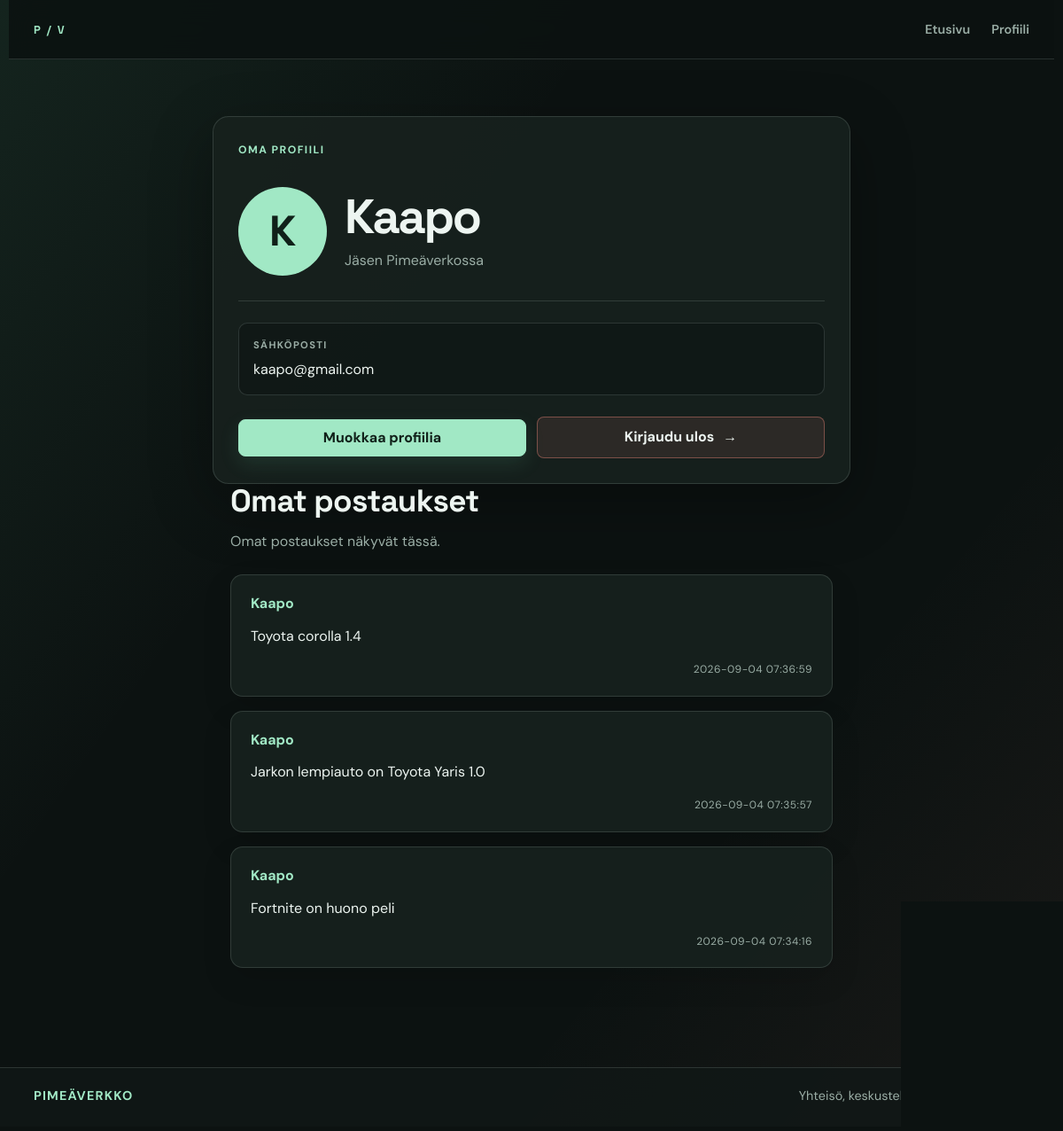
/profile.php (signed in), run on the app's committed database.
### tables this page shows
CREATE TABLE IF NOT EXISTS `user` (
  `id` int NOT NULL AUTO_INCREMENT,
  `name` varchar(128) NOT NULL,
  `email` varchar(128) NOT NULL,
  `password_hash` varchar(128) NOT NULL,
  PRIMARY KEY (`id`),
  UNIQUE KEY `email` (`email`)
);

CREATE TABLE IF NOT EXISTS `posts` (
  `id` int NOT NULL AUTO_INCREMENT,
  `group_id` int NOT NULL,
  `user_id` int NOT NULL,
  `author` varchar(50) NOT NULL,
  `content` text NOT NULL,
  `created_at` timestamp NOT NULL DEFAULT CURRENT_TIMESTAMP,
  PRIMARY KEY (`id`),
  KEY `POST_FK_user_id` (`user_id`),
  KEY `POST_FK_group_id` (`group_id`)
);

### profile.php (the view, shortened to what this page needs)
<?php
require __DIR__ . "/include/session.php";
$user_id = (int) ($_SESSION['user_id'] ?? 0);
$result = mysqli_query($conn, "SELECT id, name, email FROM `user` WHERE id = $user_id");
$user = mysqli_fetch_assoc($result);
$post_result = mysqli_query($conn, "SELECT id, author, content, created_at FROM `posts` WHERE user_id = $user_id ORDER BY created_at DESC");
?>
<!DOCTYPE html>
<html lang="fi">
<head>
    <link rel="stylesheet" href="style.css">
</head>
<body class="profile-page-body">
    <?php
    include 'include/nav.php';
    ?>
    <main class="profile-page">
        <section class="profile-card" aria-labelledby="profile-title">
            <div class="profile-card__topline">
                <span class="profile-kicker">Oma profiili</span>
            </div>
            <div class="profile-card__identity">
                <span class="account-avatar-big" aria-hidden="true">
                    <?= htmlspecialchars(strtoupper(substr($user["name"], 0, 1))) ?>
                </span>
                <div>
                    <h1 id="profile-title"><?= htmlspecialchars($user["name"], ENT_QUOTES, 'UTF-8') ?></h1>
                    <p>Jäsen Pimeäverkossa</p>
                </div>
            </div>
            <div class="profile-detail">
                <span class="profile-detail__label">Sähköposti</span>
                <span class="profile-detail__value"><?= htmlspecialchars($user["email"], ENT_QUOTES, 'UTF-8') ?></span>
            </div>
            <div class="profile-actions">
                <a class="action-button" href="edit_profile.php?id=<?php echo (int) $user['id']; ?>">
                    Muokkaa profiilia
                </a>
                <a class="logout-button" href="logout.php">
                    Kirjaudu ulos <span aria-hidden="true">&#8594;</span>
                </a>
            </div>
        </section>
        <section class="profile-posts">
            <h2>Omat postaukset</h2>
            <p>Omat postaukset näkyvät tässä.</p>
            <?php while ($post = mysqli_fetch_assoc($post_result)) { ?>
                <article class="profile-post">
                    <strong class="profile-author">
                        <?php echo htmlspecialchars($post['author'], ENT_QUOTES, 'UTF-8'); ?>
                    </strong>
                    <p><?php echo htmlspecialchars($post['content'], ENT_QUOTES, 'UTF-8'); ?></p>
                    <div class="profile-post-meta">
                        <time><?php echo htmlspecialchars($post['created_at'], ENT_QUOTES, 'UTF-8'); ?></time>
                    </div>
                </article>
            <?php } ?>
        </section>
    </main>
    <?php include 'include/footer.php'; ?>
</body>
</html>

### style.css (style rules this page uses)
:root { --ink: #edf5f1; --muted: #9aada5; --bg: #0c1211; --panel: #17211e; --panel-light: #202c28; --line: rgba(220, 241, 231, .14); --line-bright: rgba(220, 241, 231, .27); --mint: #a1e8c5; --mint-hot: #68d9a2; --coral: #ff8e82; --gold: #ffc27d; --shadow: 0 22px 70px rgba(0, 0, 0, .32); }
* { box-sizing: border-box; }
html { min-height: 100%; background: var(--bg); }
body { min-height: 100vh; margin: 0; color: var(--ink); background: linear-gradient(125deg, rgba(104, 217, 162, .09), transparent 34%), linear-gradient(310deg, rgba(255, 142, 130, .06), transparent 30%), var(--bg); font: 400 16px/1.55 'DM Sans', 'Segoe UI', sans-serif; }
body::before { position: fixed; inset: 0; z-index: -1; pointer-events: none; content: ''; opacity: .25; background-image: linear-gradient(var(--line) 1px, transparent 1px), linear-gradient(90deg, var(--line) 1px, transparent 1px); background-size: 44px 44px; mask-image: linear-gradient(to bottom, black, transparent 72%); }
.action-button { display: inline-flex; align-items: center; justify-content: center; min-height: 42px; padding: 10px 17px; color: #102019; background: var(--mint); border: 1px solid var(--mint); border-radius: 8px; box-shadow: 0 8px 22px rgba(104, 217, 162, .12); font-weight: 700; line-height: 1.2; text-decoration: none; transition: background .18s ease, border-color .18s ease, box-shadow .18s ease, transform .18s ease; }
h1, h2 { margin: 0; font-family: 'Space Grotesk', sans-serif; line-height: 1.06; }
h1 { max-width: 820px; font-size: clamp(2.8rem, 8vw, 6.2rem); letter-spacing: -.045em; }
h2 { font-size: 1.25rem; letter-spacing: -.02em; }
main { flex: 1; max-width: 1180px; margin: auto; padding: 0 28px 36px; }
.action-button { margin-top: 24px; }
.account-avatar-big { display: grid; width: 100px; height: 100px; place-items: center; color: #102019; background: var(--mint); border-radius: 50%; font-family: 'Space Grotesk', sans-serif; font-weight: 700; font-size: 3rem; }
.profile-page-body main { flex: 1; }
.profile-page { display: grid; width: min(100% - 40px, 720px); place-items: center; padding: 64px 0 80px; }
.profile-card { width: 100%; padding: 28px; background: rgba(23, 33, 30, .92); border: 1px solid var(--line); border-radius: 18px; box-shadow: var(--shadow); }
.profile-card__topline, .profile-card__identity, .profile-actions { display: flex; align-items: center; }
.profile-card__topline { justify-content: space-between; gap: 16px; margin-bottom: 32px; }
.profile-kicker, .profile-detail__label { color: var(--mint); font-size: .76rem; font-weight: 700; letter-spacing: .12em; text-transform: uppercase; }
.profile-card__identity { gap: 20px; padding-bottom: 28px; border-bottom: 1px solid var(--line); }
.profile-card__identity h1 { margin: 0 0 8px; font-size: clamp(2rem, 6vw, 3.4rem); }
.profile-card__identity p { margin: 0; color: var(--muted); }
.profile-detail { display: grid; gap: 6px; margin: 24px 0; padding: 16px; background: rgba(12, 18, 17, .48); border: 1px solid var(--line); border-radius: 10px; }
.profile-detail__label { color: var(--muted); font-size: .7rem; }
.profile-detail__value { overflow-wrap: anywhere; color: var(--ink); }
.profile-actions { gap: 12px; }
.profile-posts { width: min(100% - 40px, 720px); margin: 0 auto 32px; display: flex; flex-direction: column; gap: 16px; }
.profile-posts h2 { margin: 0; font-size: clamp(1.6rem, 4vw, 2.2rem); }
.profile-posts > p { margin: 0 0 8px; color: var(--muted); }
.profile-post { padding: 20px 22px; background: rgba(23, 33, 30, .88); border: 1px solid var(--line); border-radius: 14px; box-shadow: 0 14px 34px rgba(0, 0, 0, .12); }
.profile-author { display: inline-block; margin-bottom: 10px; color: var(--mint); font-size: 1rem; font-weight: 700; }
.profile-post p { margin: 0; color: var(--ink); line-height: 1.75; overflow-wrap: anywhere; }
.profile-post-meta { margin-top: 14px; display: flex; justify-content: flex-end; }
.profile-post-meta time { color: var(--muted); font-size: .75rem; letter-spacing: .04em; }
.profile-actions .action-button, .logout-button { flex: 1; justify-content: center; margin-top: 0; text-align: center; }
.logout-button { display: inline-flex; align-items: center; gap: 10px; min-height: 42px; padding: 10px 17px; color: var(--ink); background: rgba(255, 142, 130, .1); border: 1px solid rgba(255, 142, 130, .38); border-radius: 8px; font-weight: 700; text-decoration: none; transition: background .18s ease, transform .18s ease; }

### data on the page
user: name "K", name "Kaapo", email "kaapo@gmail.com"
posts: author "Kaapo", content "Toyota corolla 1.4", created_at "2026-09-04 07:36:59"
posts: author "Kaapo", content "Jarkon lempiauto on Toyota Yaris 1.0", created_at "2026-09-04 07:35:57"
posts: author "Kaapo", content "Fortnite on huono peli", created_at "2026-09-04 07:34:16"
